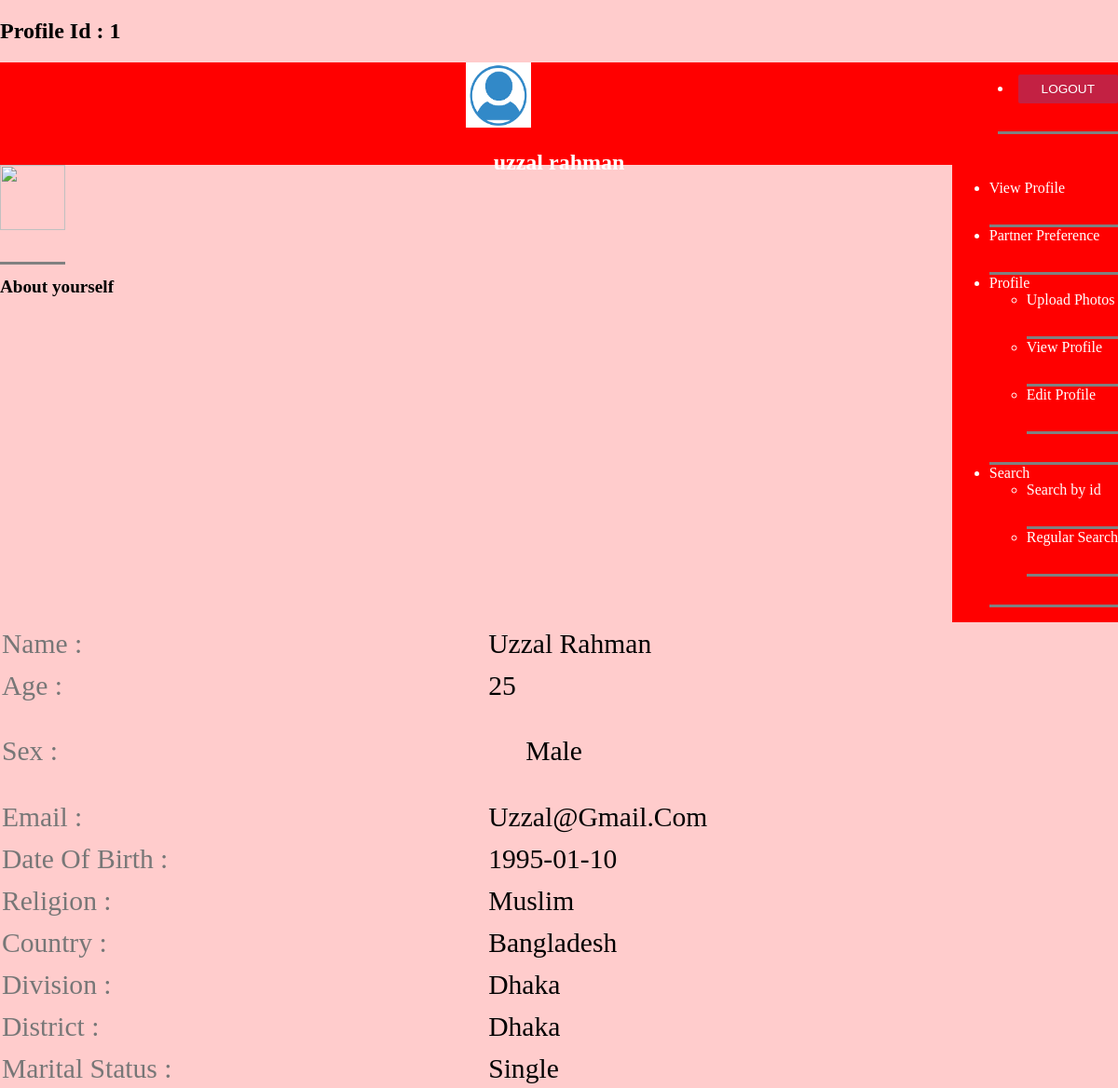
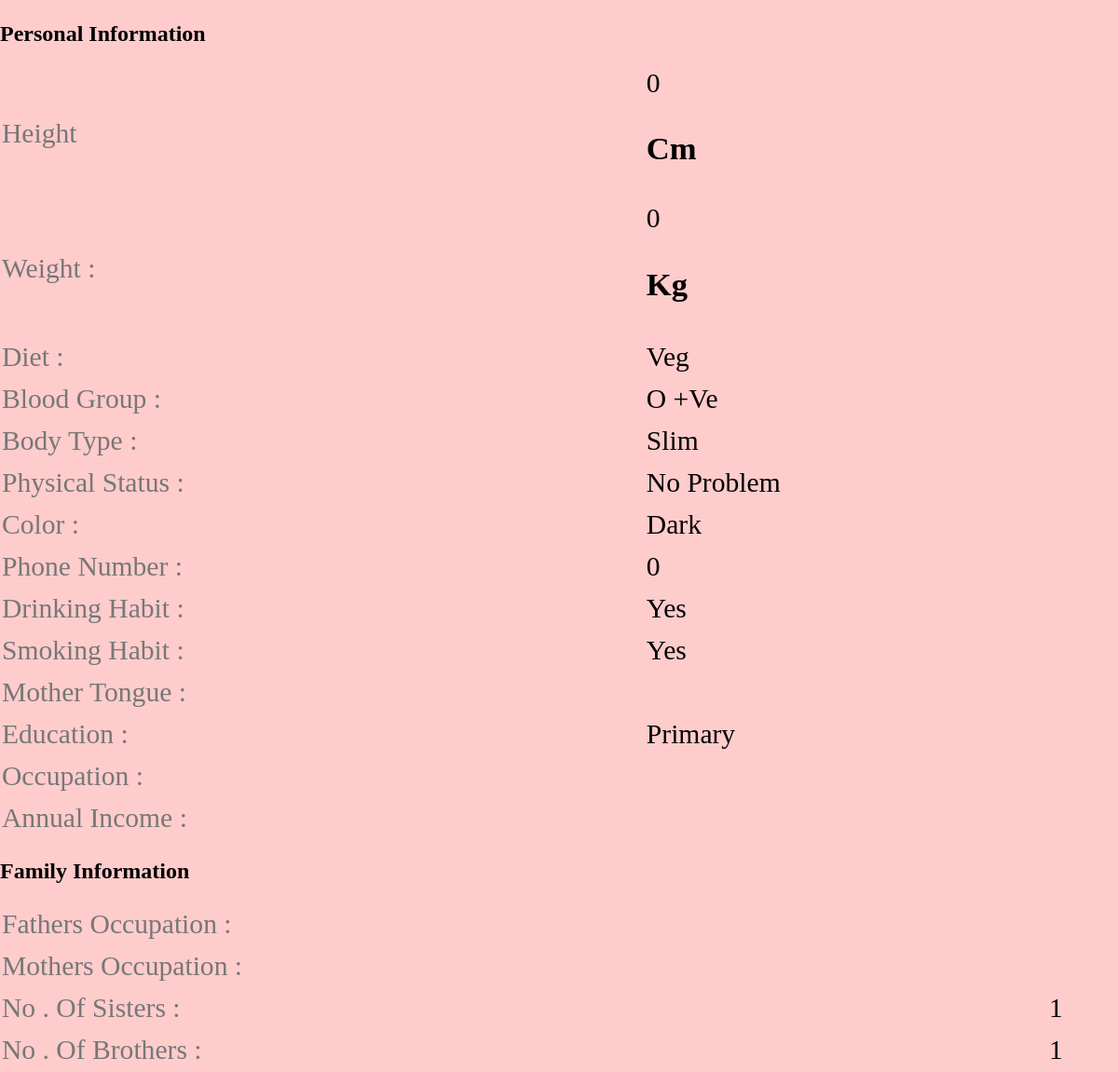
/profile_view.php?id=1 (signed in), run on the app's committed database (2 pictures, top to bottom).
### tables this page shows
CREATE TABLE `customer` (
  `id` int(10) NOT NULL,
  `cust_id` int(5) NOT NULL,
  `email` varchar(60) NOT NULL,
  `age` varchar(10) NOT NULL,
  `height` int(10) NOT NULL,
  `sex` varchar(6) NOT NULL,
  `religion` varchar(20) NOT NULL,
  `division` varchar(100) NOT NULL,
  `district` varchar(20) NOT NULL,
  `country` varchar(10) NOT NULL,
  `maritalstatus` varchar(20) NOT NULL,
  `education` text NOT NULL,
  `firstname` text NOT NULL,
  `lastname` text NOT NULL,
  `phonenumber` int(11) NOT NULL,
  `body_type` text NOT NULL,
  `physical_status` text NOT NULL,
  `drink` varchar(8) NOT NULL,
  `mothertounge` text NOT NULL,
  `colour` varchar(20) NOT NULL,
  `weight` int(5) NOT NULL,
  `blood_group` varchar(5) NOT NULL,
  `diet` varchar(8) NOT NULL,
  `smoke` varchar(8) NOT NULL,
  `dateofbirth` date NOT NULL,
  `occupation` text NOT NULL,
  `annual_income` varchar(20) NOT NULL,
  `fathers_occupation` varchar(20) NOT NULL,
  `mothers_occupation` varchar(20) NOT NULL,
  `no_bro` int(5) NOT NULL,
  `no_sis` int(5) NOT NULL,
  `aboutme` text NOT NULL,
  `profilecreationdate` date NOT NULL,
`image` varchar(200)
);

### function.php (called while the page is built, shortened)
<?php
function mysqlexec($sql){
  $host="localhost";
  $username="root";
  $password="";
  $db_name="matrimony";
  $conn=mysqli_connect("$host", "$username", "$password")or die("cannot connect");
  mysqli_select_db($conn,"$db_name")or die("cannot select DB");
  if($result = mysqli_query($conn, $sql)){
    return $result;
  }
  else{
    echo mysqli_error($conn);
  }
}
?>

### profile_view.php (the view, shortened to what this page needs)
<?php include_once("function.php"); ?>
<?php
$id=$_GET['id'];
$profileid=$id;
$sql="SELECT * FROM customer WHERE cust_id = $id";
$result = mysqlexec($sql);
if($result){
$row=mysqli_fetch_assoc($result);
	$fname=$row['firstname'];
	$lname=$row['lastname'];
	$sex=$row['sex'];
	$email=$row['email'];
	$dob=$row['dateofbirth'];
	$religion=$row['religion'];
	$country = $row['country'];
		$phonenumber=$row['phonenumber'];
	$division=$row['division'];
	$district=$row['district'];
	$age=$row['age'];
	$maritalstatus=$row['maritalstatus'];
	$education=$row['education'];
	$bodytype=$row['body_type'];
	$physicalstatus=$row['physical_status'];
	$drink=$row['drink'];
	$smoke=$row['smoke'];
	$bloodgroup=$row['blood_group'];
	$weight=$row['weight'];
	$height=$row['height'];
	$colour=$row['colour'];
	$diet=$row['diet'];
	$occupation=$row['occupation'];
	$income=$row['annual_income'];
	$bros=$row['no_bro'];
	$sis=$row['no_sis'];
	$image100=$row['image'];
}
else{
	echo "<script>alert(\"Invalid Profile ID\")</script>";
}
?>
<!DOCTYPE html>
<html>
<head>
	<h2>Profile Id : <?php echo $profileid;?></h2>
	<div id="leftmenu">
	<li><a href="logout.php">
		 <input type="submit" name="logout" value="LOGOUT" class="btn_1 submit">
		 </a></li></div>
	<link rel="stylesheet" type="text/css" href="style_admin.css">
</head>
<body>
	<div id="header">
<center><img src="user.png">
<center><H2><?php echo $fname . " " .$lname; ?></H2>
</div>
<div id="leftmenu">
 <ul>
 	   <li><a href="profile_view.php?id=<?php echo $id;?>">View Profile</a></li>
	   <li><a href="partner_choice.php?id=<?php echo $id;?>">Partner Preference</a></li>
		    <li class="dropdown">
		      <a href="#" class="dropdown-toggle" data-toggle="dropdown">Profile<span class="caret"></span></a>
		        <ul class="dropdown-menu" role="menu">
	   <li><a href="upload_photo.php?id=<?php echo $id;?>">Upload Photos</a></li>
		<li><a href="profile_view.php?id=<?php echo $id;?>">View Profile</a></li>
		<li><a href="edit_profile.php?id=<?php echo $id;?>">Edit Profile</a></li>
		      </ul>
		           </li>
		 <li class="dropdown">
		        <a href="#" class="dropdown-toggle" data-toggle="dropdown">Search<span class="caret"></span></a>
		         <ul class="dropdown-menu" role="menu">
		                <li><a href="search_id.php">Search by id</a></li>
		                <li><a href="search.php">Regular Search</a></li>
		              </ul>
 </ul>
</div>
  <div class="basic_1-left">
				 <li> <img src="profile/<?php echo $profileid;?>/<?php echo $image100;?> " /> </li>
					</div>
 <div class="tab_box">
				    	<h1>About yourself</h1>
				    </div>
 <div class="basic_1-left">
				    	  <table class="table_working_hours">
				        	<tbody>
				        		<tr class="opened">
				        			<td class="day_label"> Name  : </td>
									<td class="day_value">
  	                              <?php echo $fname . " " .$lname; ?>
  	                           </td>
                                  </tr>
                                  <tr class="opened">
									<td class="day_label">Age   : </td>
									<td class="day_value">
									<?php echo $age;?>
									</td>
								</tr>
								<tr class="opened">
									<td class="day_label">sex  :</td>
									<td class="day_value">
									  <ul>
            <?php echo $sex;?>
          </ul>
									</td>
								</tr>
								 <tr class="opened">
									<td class="day_label">Email   : </td>
									<td class="day_value">
									<?php echo $email;?>
									</td>
								</tr>
							<tr class="opened">
									<td class="day_label">Date of Birth :</td>
									<td class="day_value">
     <?php echo $dob;?>
                                </tr>
                                <tr class="opened">
                                 <td class="day_label">Religion :</td>
                                 <td class="day_value">
                        <?php echo $religion;?>
                  </td>
              </tr>
                <tr class="opened">
                                 <td class="day_label">Country :</td>
                                 <td class="day_value">
                    <?php echo  $country;?></td>
                </tr>
                <tr class="opened">
									<td class="day_label">Division :</td>
									<td class="day_value">
                     <?php echo $division;?>
                </td>
            </tr>
                    <tr class="opened">
									<td class="day_label">district :</td>
									<td class="day_value">
										 <?php echo $district;?>
									</td>
								</tr>
								<tr class="opened">
									<td class="day_label">Marital Status :</td>
									<td class="day_value">
										 <?php echo $maritalstatus;?>
									</td>
								</tr>
							</tbody>
						</table>
					</div>
                    <div class="basic_1-left">
				    	  <table class="table_working_hours">
				        	<tbody>
                    <h2>Personal Information</h2>
								<tr class="opened">
									<td class="day_label">Height</td>
									<td class="day_value closed"> <?php echo  $height;?><h3>cm</h3></td>
								</tr>
								<tr class="opened">
									<td class="day_label">Weight :</td>
									<td class="day_value closed"> <?php echo $weight;?><h3>kg</h3></td>
								</tr>
								<tr class="opened">
									<td class="day_label">Diet :</td>
									<td class="day_value closed"><div class="select-block1">
					                 <?php echo  $diet;?>
							    	</div>
							    	</td>
								</tr>
					<tr class="opened">
									<td class="day_label">Blood Group :</td>
									<td class="day_value closed"><div class="select-block1">
					               <?php echo $bloodgroup;?>
							    	</div>
							    	</td>
								</tr>
                              <tr class="opened">
									<td class="day_label">Body Type :</td>
									<td class="day_value">
										 <?php echo $bodytype;?>
              </td>
          </tr>
<tr class="opened">
									<td class="day_label">Physical Status :</td>
									<td class="day_value">
										 <?php echo $physicalstatus;?>
              </td>
          </tr>
<tr class="opened">
									<td class="day_label">color :</td>
									<td class="day_value">
						 <?php echo $colour;?>
              </td>
          </tr>
                <tr class="opened">
									<td class="day_label">Phone Number :</td>
									<td class="day_value">
										 <?php echo $phonenumber;?>
                   </td>
               </tr>
										 <tr class="opened">
									<td class="day_label">Drinking habit :</td>
									<td class="day_value">
										 <?php echo  $drink;?>
                                         </td></tr>
										 <tr class="opened">
									<td class="day_label">Smoking habit :</td>
									<td class="day_value">
										 <?php echo $smoke;?>
                                        </td></tr>
								<tr class="opened">
									<td class="day_label">Mother Tongue :</td>
									<td class="day_value closed">
								    </td>
								</tr>
								<tr class="opened">
									<td class="day_label">Education :</td>
									<td class="day_value closed">
										<div class="select-block1">
						                 <?php echo $education;?>
								    </div>
								    </td>
								</tr>
								<tr class="opened">
									<td class="day_label">Occupation :</td>
									<td class="day_value closed">  <?php echo  $occupation;?></td>
								</tr>
								<tr class="opened">
									<td class="day_label">Annual Income  :</td>
									<td class="day_value closed">  <?php echo $income;?></td>
								</tr>
							 </tbody>
				          </table>
				        </div>
 <div class="basic_1-left">
				    	  <table class="table_working_hours">
				        	<tbody>
				        	<h2>Family Information</h2>
				   <tr class="opened">
									<td class="day_label">Fathers Occupation  :</td>
									<td class="day_value closed">
									</td></tr>
 <tr class="opened">
									<td class="day_label">Mothers Occupation :</td>
									<td class="day_value closed">
										</td></tr>
 <tr class="opened">
									<td class="day_label">No . Of sisters :</td>
									<td class="day_value">
										 <?php echo $sis;?>
	            </td>
	        </tr>
 <tr class="opened">
									<td class="day_label">No . Of brothers :</td>
									<td class="day_value">
                                <?php echo  $bros;?>
	            </td>
	        </tr>
	    </tbody>
	</table>
</div>
</body>
</html>

### style_admin.css (style rules this page uses)
body { background: hsl(0,100%,90%); margin: 0px; border: 0px; }
#header { width: auto; height: 110px; background: hsl(0,100%,50%); color: white; }
#leftmenu { float: right; background: hsl(0,100%,50%); color: white; }
.basic_1-left li { padding-left:0; display: inline-block; margin-left: auto; margin-right: auto; }
li { padding-bottom: 30px; border-bottom: 3px solid grey; }
a { text-decoration:none; color:white; }
img { width: 70px; height: 70px; }
.btn_1 { padding: 6px 20px; }
.btn_1 { background: #c32143; border-radius: 2px; -webkit-border-radius: 2px; -moz-border-radius: 2px; -o-border-radius: 2px; padding: 8px 25px; display: inline-block; color: #fff; text-transform: uppercase; outline: none; border: none; margin: 1em 0 0 0; font-size: 0.85em; }
.tab_box { margin-bottom: 2em; }
.tab_box h1 { color:black; font-size:1.2em; }
.basic_1-left { padding-left:0; }
table.table_working_hours { width: 100%; }
.table_working_hours tr { border: 0; }
td.day_label { color: #777; padding:5px 0; }
.table_working_hours tr { color: #000; font-size: 1.85em; text-transform: capitalize; }

### data on the page
customer: firstname "uzzal", lastname "rahman", firstname "Uzzal", lastname "Rahman", age "25", sex "Male", email "Uzzal@gmail.com", dateofbirth "1995-01-10", religion "Muslim", country "Bangladesh", division "Dhaka", district "Dhaka", maritalstatus "Single", height "0", weight "0", diet "Veg", blood_group "O +ve", body_type "Slim", physical_status "No Problem", colour "Dark", phonenumber "0", drink "Yes", smoke "Yes", education "Primary", no_sis "1", no_bro "1"

### other printed values
$profileid "1"
